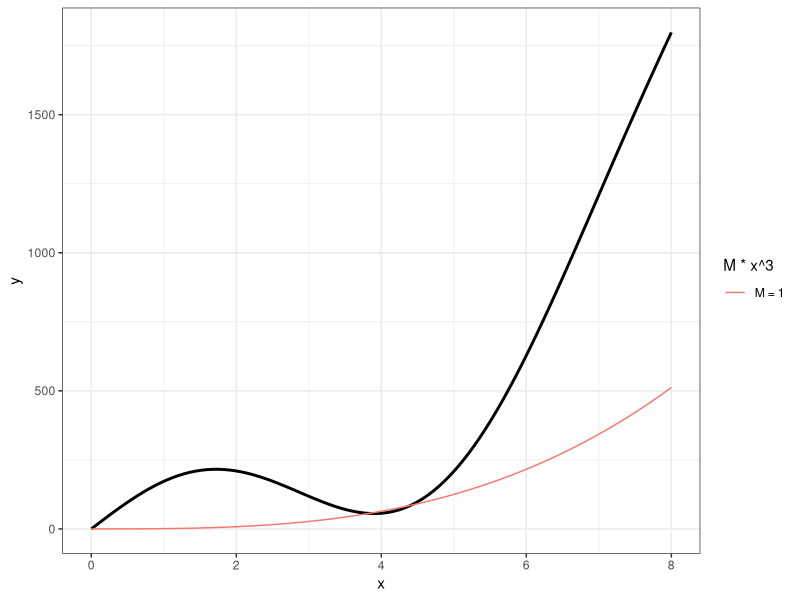
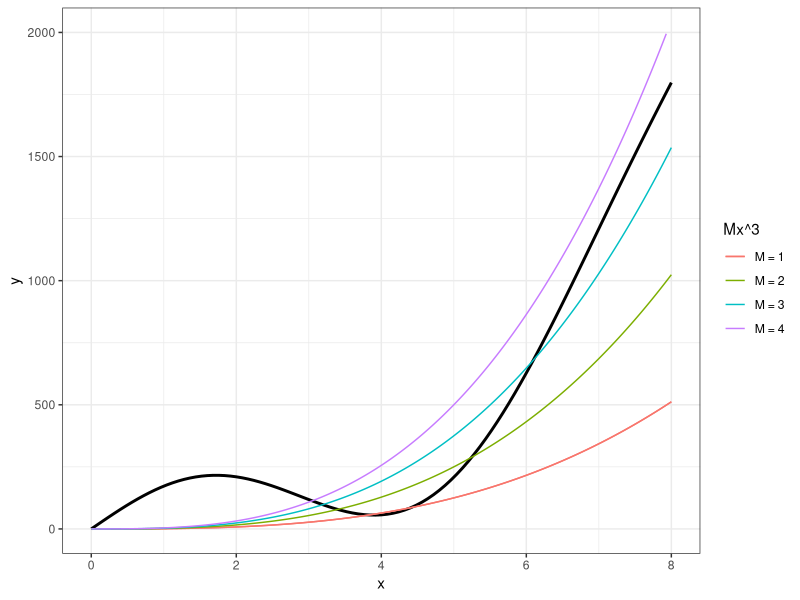
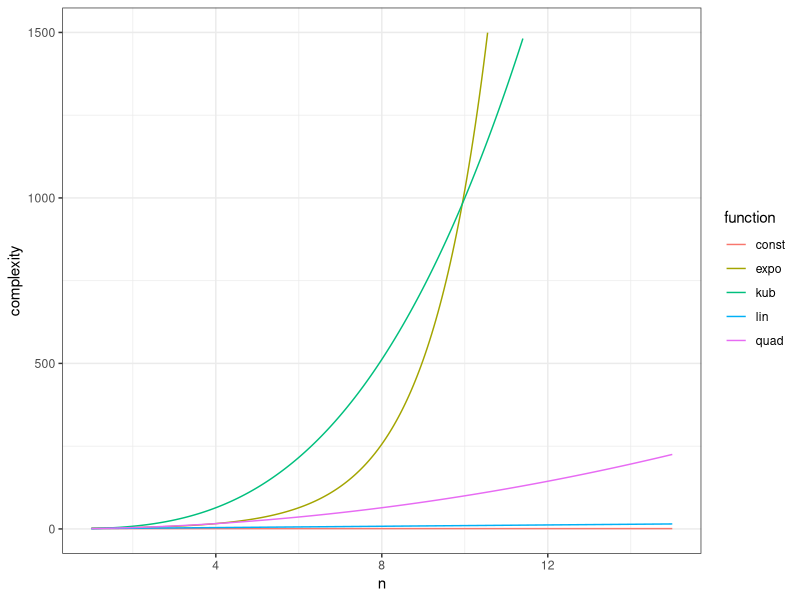
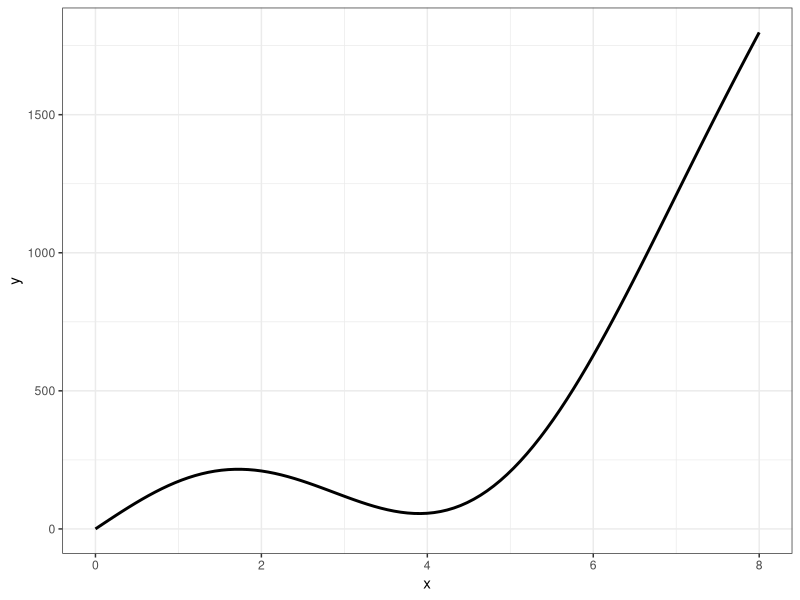
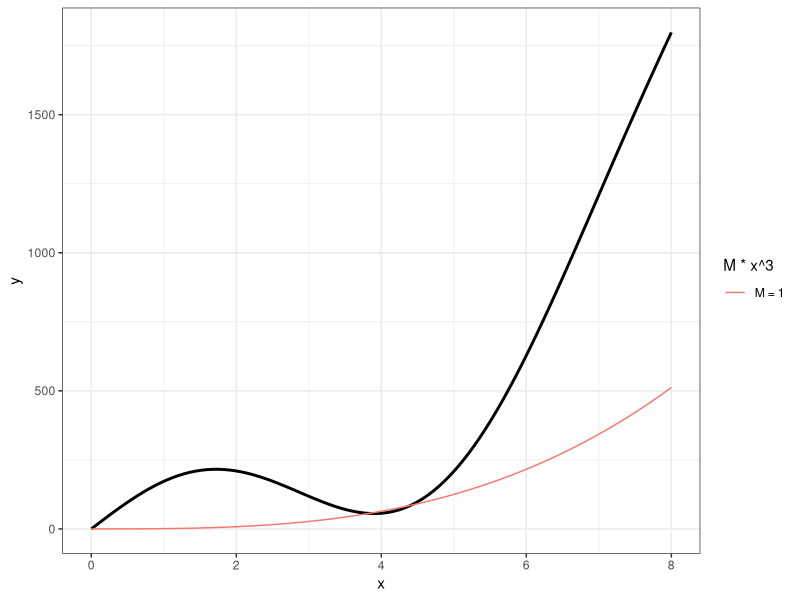
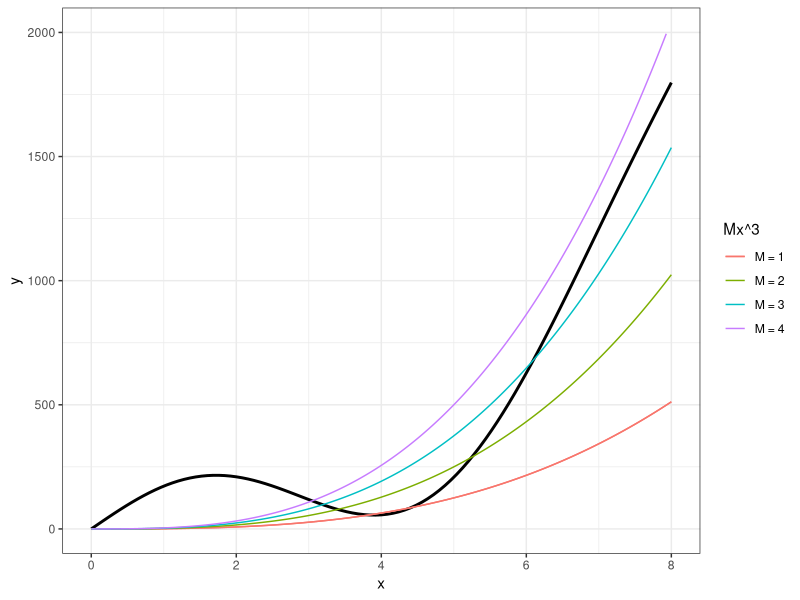
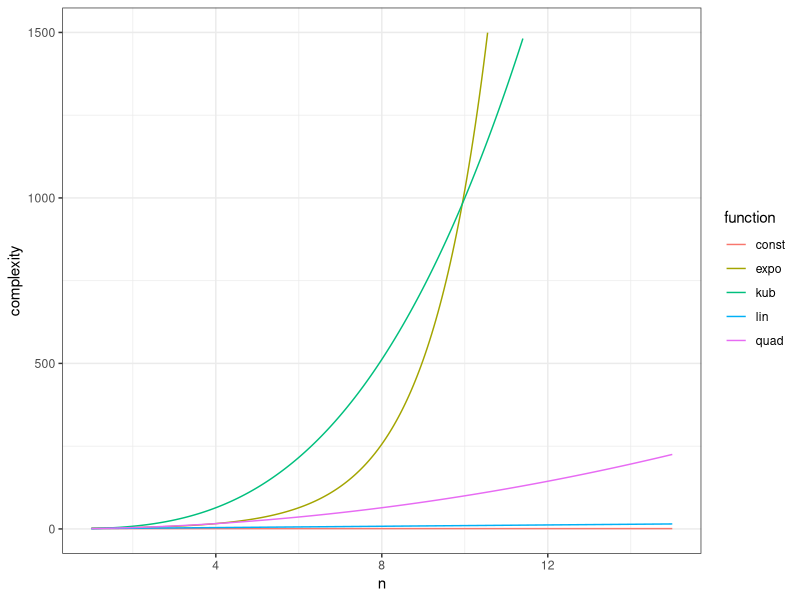

Write the R code that produced these figures, in order.


library(knitr)
library(microbenchmark)
library(reshape2)
library(ggplot2)

f = function(x) 3 * x^3 + x^2 + 200 * sin(x)

p = ggplot(data = data.frame(x = 0)) + theme_bw()
p = p + stat_function(fun = f, size = 1) + xlim(0, 8) + xlab("x") + ylab("y")



ggsave("../04-bigo/figure_man/Example1.png", p)





g = function(x, M) M * x^3

x = seq(0, 10, by = 0.01)
d = data.frame(x = x)

for (i in seq(1, 4, by = 1)) {
  d = cbind(d, g(x, i))
  names(d)[i + 1] = i
}

d = melt(d, id = c("x"))
levels(d$variable) = c("M = 1", "M = 2", "M = 3", "M = 4")

p = p + geom_line(data = d[d$variable == "M = 1", ], aes(x = x, y = value, group = variable, colour = variable))
p = p + labs(colour = "M * x^3")
p

ggsave("../04-bigo/figure_man/Example1b.png", p)





p = p + geom_line(data = d, aes(x = x, y = value, group = variable, colour = variable))
p = p + labs(colour = "Mx^3") + ylim(c(0, 2000))
p

ggsave("../04-bigo/figure_man/Example1c.png", p)







const = function(x) {
  rep(1, length(x))
}
lin = function(x) {
  x
}
quad = function(x) {
  x^2
}

kub = function(x) {
  x^3
}

expo = function(x) {
  2^x
}

x = seq(1, 15, 0.05)
foos = c("const", "lin", "quad", "kub", "expo")
res.df = lapply(foos, function(foo) {
  y = do.call(foo, list(x))
  fun.name = rep(foo, length(x))
  data.frame(complexity = y, fun = fun.name, n = x)
})
res.df = do.call("rbind", res.df)
levels(res.df$fun) = c("constant", "linear", "quadratic", "cubic", "exponential")
q = ggplot(res.df, aes(n, complexity, color = fun)) + geom_line()
q = q + scale_y_continuous(limits = c(0, 1500))
q = q + scale_color_discrete(guide = guide_legend(title = "function")) + theme_bw()
q


ggsave("../04-bigo/figure_man/classes.png", q)


